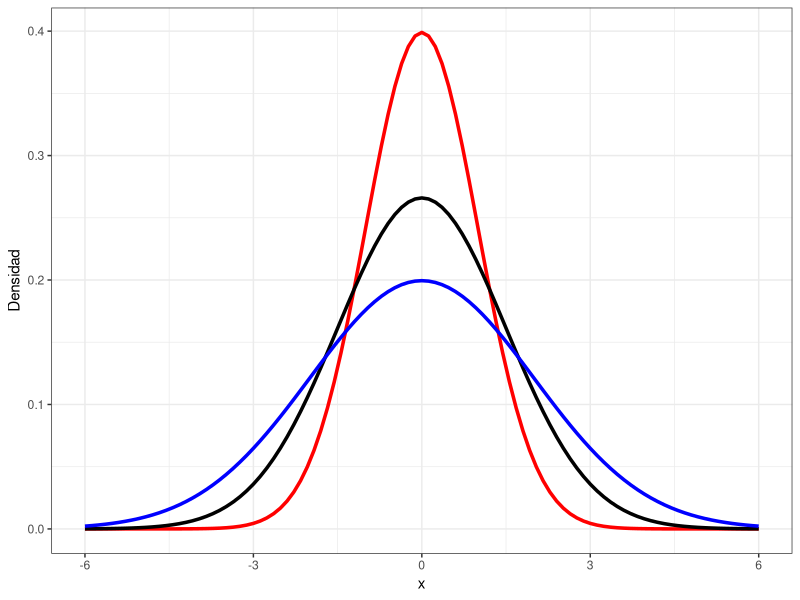
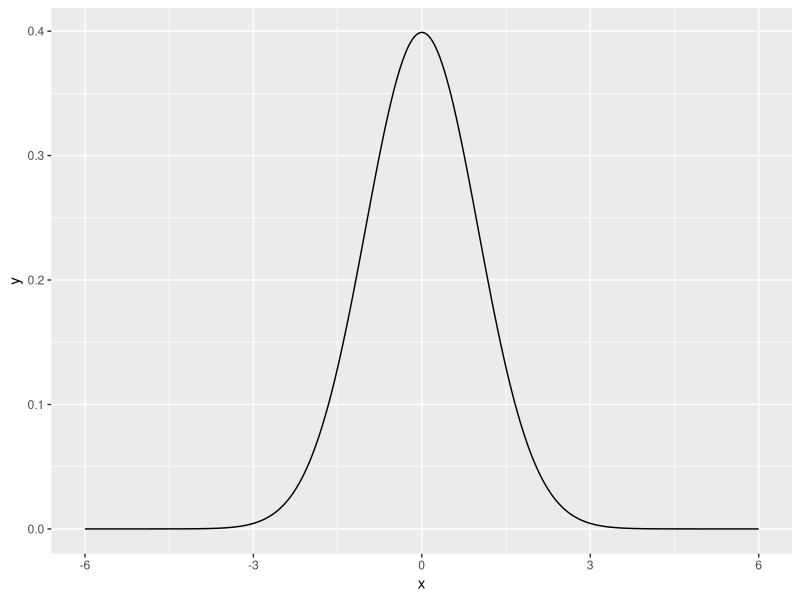
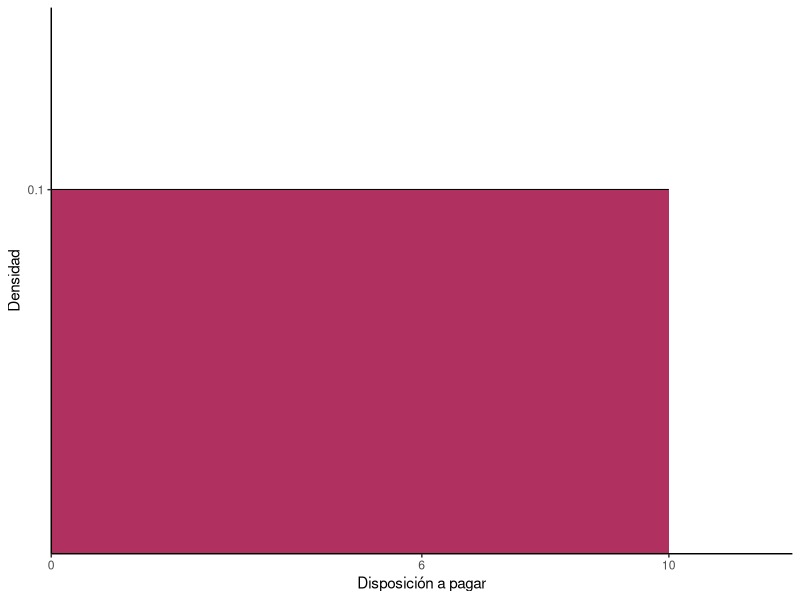
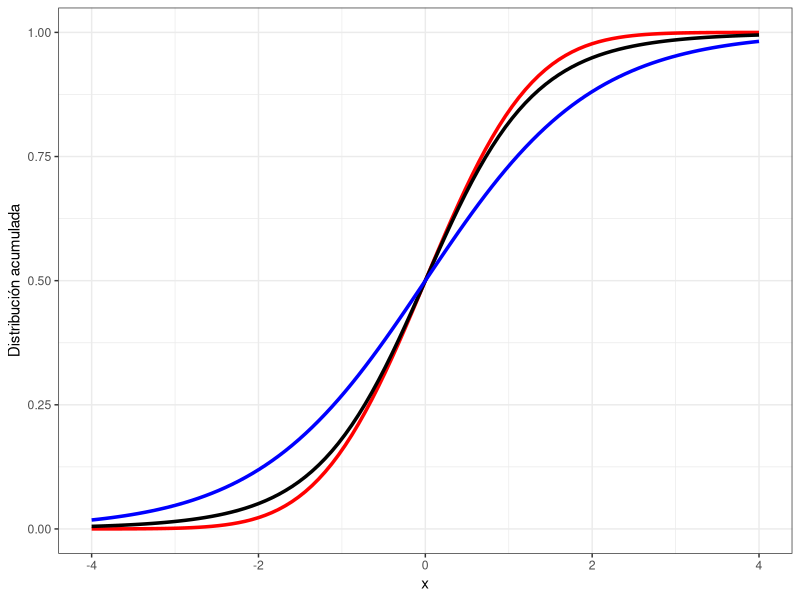
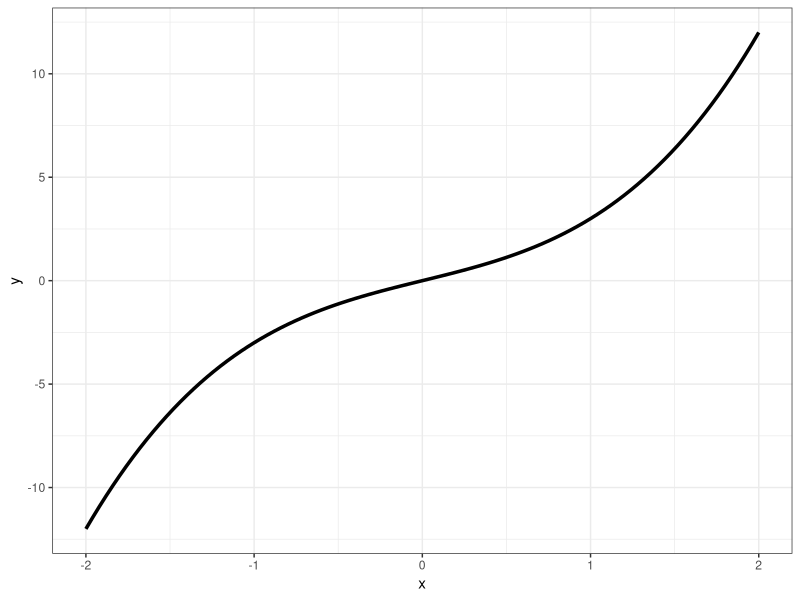
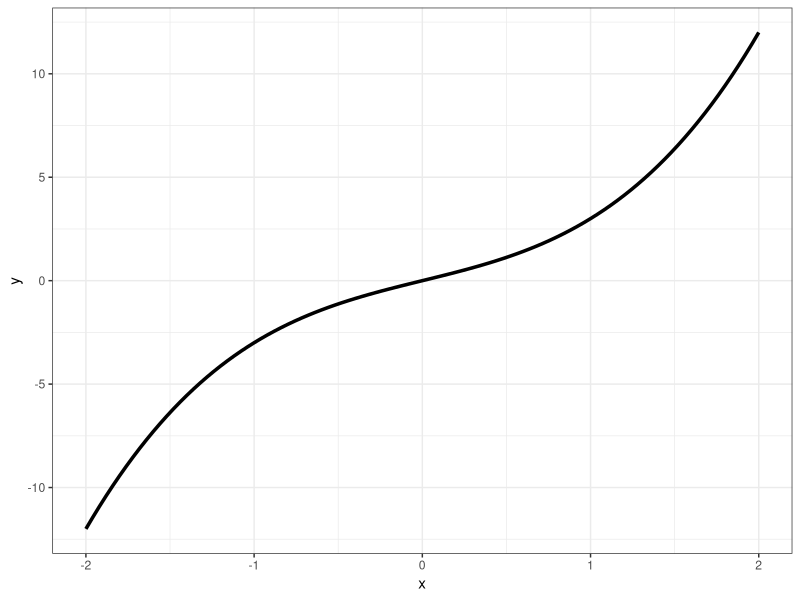
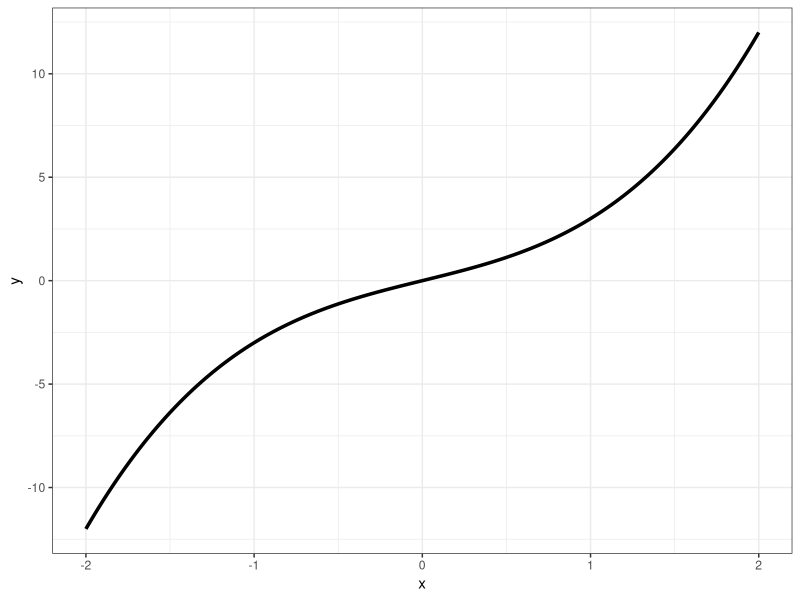
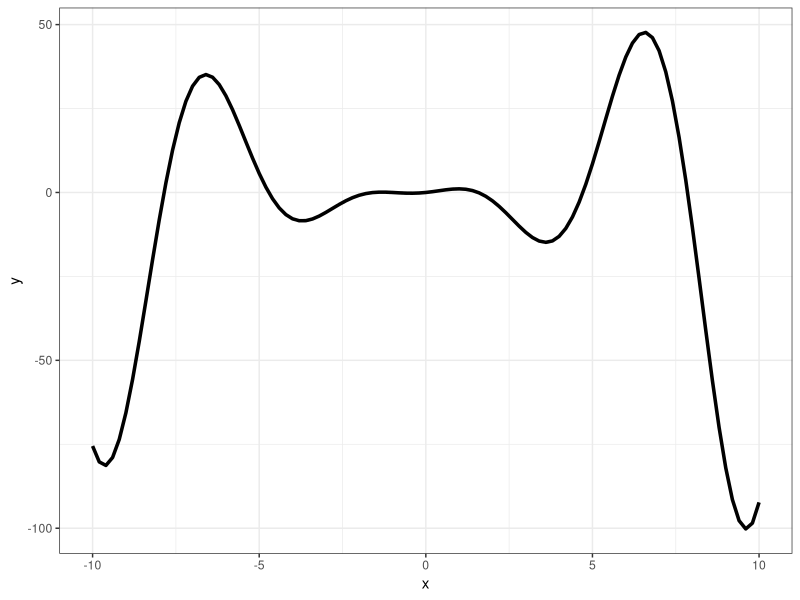

Generate these figures, in order, with R:
## ---- chunk 1
knitr::opts_chunk$set(echo = TRUE)
## ---- chunk 2
rm(list = ls())
#install.packages("ggplot2")
library(ggplot2)
ggplot(data.frame(x=c(-6,6)), aes(x)) + 
  stat_function(fun=dnorm, args=list(mean=0, sd=1),
                geom="line", colour="red", size=1.2) +
  stat_function(fun=dnorm, args=list(mean=0, sd=1.5),
                geom="line", colour="black", size=1.2) +
  stat_function(fun=dnorm, args=list(mean=0, sd=2),
                geom="line", colour="blue", size=1.2) +
  ylab("Densidad") + theme_bw()
## ---- chunk 3
# Normal estándar
x=seq(-6,6,0.01)
y=dnorm(x)
dn = data.frame(x,y)
ggplot(dn, aes(x,y)) + geom_line()
## ---- chunk 4
rm(list = ls())
library(ggplot2)
x = seq(0, 10, 0.01)
y = dunif(x, 0, 10)
df = data.frame(x,y)
rm(x,y)

ggplot(data = df, mapping = aes(x = x, y = y)) +
  geom_line() +
  geom_area(mapping = aes(x = ifelse(x>=6 & x<=10, x, 0)), fill = "maroon") +
  labs(x = "Disposición a pagar", y = "Densidad") +
  scale_x_continuous(expand = c(0,0), breaks = c(0,6,10), labels = c(0,6,10),
                     limits = c(0,12)) +
  scale_y_continuous(expand = c(0,0), breaks = c(0.10), labels = c(0.10),
                     limits = c(0,0.15)) +
  theme(panel.background = element_blank(),
        axis.line = element_line())
## ---- chunk 5
rm(list = ls())
library(ggplot2)
ggplot(data.frame(x=c(-4,4)), aes(x)) +
  stat_function(fun=pnorm, args = list(mean=0, sd=1),
                geom="line", colour="red", size=1.2) +
  stat_function(fun=pt, args = list(5),
                geom="line", colour="black", size=1.2) +
  stat_function(fun=plogis, args = list(),
                geom="line", colour="blue", size=1.2) +
  ylab("Distribución acumulada") + theme_bw()
## ---- chunk 6
rm(list = ls())
library(ggplot2)
quad = function(x) (x^3+2*x)
ggplot(data.frame(x=c(-2,2)), aes(x)) +
stat_function(fun=quad, geom = "line", size=1.2) + theme_bw()
## ---- chunk 7
rm(list = ls())
library(ggplot2)
ggplot(data.frame(x=c(-2,2)), aes(x)) +
stat_function(fun=function(x)x^3+2*x, geom = "line", size=1.2) + theme_bw()
## ---- chunk 8
rm(list = ls())
library(ggplot2)
#install.packages("dplyr")
library(dplyr)
x=seq(-2,2,length=1000)
y=x^3+2*x
data=data.frame(x,y)
data %>% ggplot(aes(x,y)) + geom_line(size=1.2) + theme_bw()
## ---- chunk 9
library(ggplot2)
ggplot(data.frame(x=c(-10,10)), aes(x)) +
  stat_function(fun=function(x){(x^2+x)*cos(x)}, geom = "line", size=1.2) + theme_bw()
## ---- chunk 10
library(ggplot2)
library(dplyr)
x=seq(-6,4,length=1000)
y=x^2+2*x-1
data=data.frame(x,y)
data %>% ggplot(aes(x,y)) + geom_line(size=1.2) +
  geom_text(aes(2,20, label=(paste(expression("y = x"^2*" + 2x - 1")))), parse = TRUE) + theme_bw()
## ---- chunk 11
library(ggplot2)
library(dplyr)
A=5
eps=1

x=seq(1,10,length=1000)
y=(A/x)^(1/eps)

data=data.frame(x,y)
data %>% ggplot(aes(x,y)) + geom_line(size=1.2) + xlab("Cantidad demandada") + ylab("Precio") +
  theme(panel.background = element_blank(),
        axis.line = element_line())

#Función de Demanda con elasticidad precio constante. Epsilon le da la elasticidad precio. Se grafica demanda inversa.
## ---- chunk 12
demanda = function(q) {30 - 2*q}
oferta = function(q) {2*q + 2}

#Rango de cantidades
x = 0:15

#Equilibrium quantity
q = uniroot(function(x) demanda(x) - oferta(x), range(x))$root
#Acá digo que Qd-Qs=0. Que busque entre el valor mínimo y máximo definido con range.

#Equilibrium price
p = oferta(q)

paste0("El precio de equilibrio es ", p, " y la cantidad de equilibrio es ", q)

ggplot(data.frame(x=c(0,15))) +
  stat_function(aes(x), fun = demanda, size=1) +
  stat_function(aes(x), fun = oferta, size=1) +
  labs(x = "Cantidad", y = "Precio") +
  scale_x_continuous(expand = c(0,0), breaks = c(5,10,15),
                     labels = c(5,10,15),
                     limits = c(0,18)) +
  scale_y_continuous(expand = c(0,0), limits = c(0,32)) +
  annotate("point", x = q, y = p, colour = "grey10", size = 3) +
  annotate("segment", x = q, xend = q, y = 0, yend = p,
           linetype = "dashed", colour = "red") +
  annotate("segment", x = 0, xend = q, y = p, yend = p,
           linetype = "dashed", colour = "red") +
  annotate("text", x = 14.9, y = 3, label = "Demanda") +
  annotate("text", x = 12.5, y = 30, label = "Oferta") +
  theme(panel.background = element_blank(),
        axis.line = element_line())
## ---- chunk 13
library(ggplot2)
library(dplyr)
Q=seq(1,9,length=1000)
CT=3*Q^3-15*Q^2+50*Q+100      #Costo total#
CMg=9*Q^2-30*Q+50         #Costo marginal#
CMe=3*Q^2-15*Q+50+(100/Q)   #Costo medio#
CVMe=3*Q^2-15*Q+50          #Costo variable medio#

data=data.frame(Q,CT,CMg, CMe, CVMe)

data %>% ggplot() + 
  geom_line(aes(x=Q, y=CMg), linetype = "dashed", size=1.3) +
  geom_line(aes(x=Q, y=CMe), linetype = "solid", size=1.3) +
  geom_line(aes(x=Q, y=CVMe), linetype = "dotted", size=1.3)+
  labs(x = "Producción", y = "Costo ($)") + 
  ylim(0,150) + 
  geom_text(x=5.6, y=140, label = "CMg") +
  geom_text(x=1.1, y=142, label = "CMe") +
  geom_text(x=8.7, y=142, label = "CVMe") +
  theme(panel.background = element_blank(),
        axis.line = element_line())
## ---- chunk 14
library(ggplot2)
library(dplyr)

#Repetir NA 1000 veces
y = rep(NA,1000)
e = rep(NA,1000)
e[1] = rnorm(1)
y[1] = 0

for(t in 2:1000) {
  e[t] = rnorm(1)
  y[t] = y[t-1]+e[t]
  #y[t] = 0.5+y[t-1]+e[t] Le agregamos un drift
}

time = 1:1000
data = data.frame(time, y)
data %>% ggplot(aes(time, y)) + geom_line(size=0.8) +
  theme_minimal()
## ---- chunk 15
plot(arima.sim(list(order = c(0,0,1), ma=0.9), n=500))
#Defino parte AR=0, MA=0.9
## ---- chunk 16
plot(arima.sim(list(order = c(2,0,0), ar=c(1.3, -0.7)), n=500))
## ---- chunk 17
plot(arima.sim(model = list(order = c(2,0,1), ar=c(1, -0.9), ma=-0.8), n=500))
